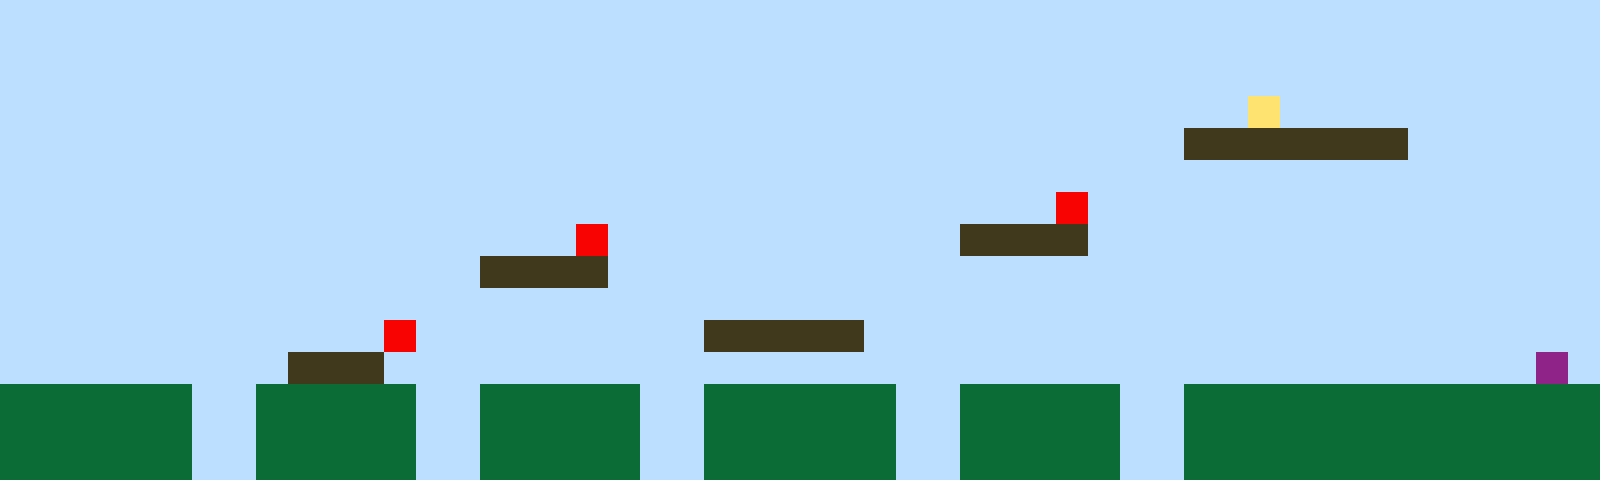

This game map was drawn from its Tiled (.tmx) file and the tilesets committed beside it. A one-line description and the full map source follow:
An orthogonal 50x15 tile map with 32x32 px tiles, 1 tile layer (Tile Layer 1).

<map version="1.10" tiledversion="1.11.2" orientation="orthogonal" renderorder="right-up" width="50" height="15" tilewidth="32" tileheight="32" infinite="0" nextlayerid="2" nextobjectid="1"><editorsettings><export target="map1.csv" format="csv" /></editorsettings><tileset firstgid="1" name="sprites" tilewidth="32" tileheight="32" tilecount="6" columns="3"><image source="sprites.png" width="96" height="64" /></tileset><layer id="1" name="Tile Layer 1" width="50" height="15"><data encoding="csv">1,1,1,1,1,1,1,1,1,1,1,1,1,1,1,1,1,1,1,1,1,1,1,1,1,1,1,1,1,1,1,1,1,1,1,1,1,1,1,1,1,1,1,1,1,1,1,1,1,1,1,1,1,1,1,1,1,1,1,1,1,1,1,1,1,1,1,1,1,1,1,1,1,1,1,1,1,1,1,1,1,1,1,1,1,1,1,1,1,1,1,1,1,1,1,1,1,1,1,1,1,1,1,1,1,1,1,1,1,1,1,1,1,1,1,1,1,1,1,1,1,1,1,1,1,1,1,1,1,1,1,1,1,1,1,1,1,1,1,1,1,1,1,1,1,1,1,1,1,1,1,1,1,1,1,1,1,1,1,1,1,1,1,1,1,1,1,1,1,1,1,1,1,1,1,1,1,1,1,1,1,1,1,1,1,1,1,1,1,4,1,1,1,1,1,1,1,1,1,1,1,1,1,1,1,1,1,1,1,1,1,1,1,1,1,1,1,1,1,1,1,1,1,1,1,1,1,1,1,1,1,1,1,1,1,1,1,3,3,3,3,3,3,3,1,1,1,1,1,1,1,1,1,1,1,1,1,1,1,1,1,1,1,1,1,1,1,1,1,1,1,1,1,1,1,1,1,1,1,1,1,1,1,1,1,1,1,1,1,1,1,1,1,1,1,1,1,1,1,1,1,1,1,1,1,1,1,1,1,1,1,1,1,1,1,1,1,1,1,1,1,1,1,1,1,1,1,1,1,1,1,1,1,5,1,1,1,1,1,1,1,1,1,1,1,1,1,1,1,1,1,1,1,1,1,1,1,1,1,1,1,1,1,1,1,1,1,1,5,1,1,1,1,1,1,1,1,1,1,1,3,3,3,3,1,1,1,1,1,1,1,1,1,1,1,1,1,1,1,1,1,1,1,1,1,1,1,1,1,1,1,1,1,1,1,3,3,3,3,1,1,1,1,1,1,1,1,1,1,1,1,1,1,1,1,1,1,1,1,1,1,1,1,1,1,1,1,1,1,1,1,1,1,1,1,1,1,1,1,1,1,1,1,1,1,1,1,1,1,1,1,1,1,1,1,1,1,1,1,1,1,1,1,1,1,1,1,1,1,1,1,1,1,1,1,1,1,1,1,1,1,1,1,1,1,1,1,1,1,1,1,1,5,1,1,1,1,1,1,1,1,1,3,3,3,3,3,1,1,1,1,1,1,1,1,1,1,1,1,1,1,1,1,1,1,1,1,1,1,1,1,1,1,1,1,1,1,1,1,3,3,3,1,1,1,1,1,1,1,1,1,1,1,1,1,1,1,1,1,1,1,1,1,1,1,1,1,1,1,1,1,1,1,1,1,1,1,1,6,1,2,2,2,2,2,2,1,1,2,2,2,2,2,1,1,2,2,2,2,2,1,1,2,2,2,2,2,2,1,1,2,2,2,2,2,1,1,2,2,2,2,2,2,2,2,2,2,2,2,2,2,2,2,2,2,2,1,1,2,2,2,2,2,1,1,2,2,2,2,2,1,1,2,2,2,2,2,2,1,1,2,2,2,2,2,1,1,2,2,2,2,2,2,2,2,2,2,2,2,2,2,2,2,2,2,2,1,1,2,2,2,2,2,1,1,2,2,2,2,2,1,1,2,2,2,2,2,2,1,1,2,2,2,2,2,1,1,2,2,2,2,2,2,2,2,2,2,2,2,2</data></layer></map>
